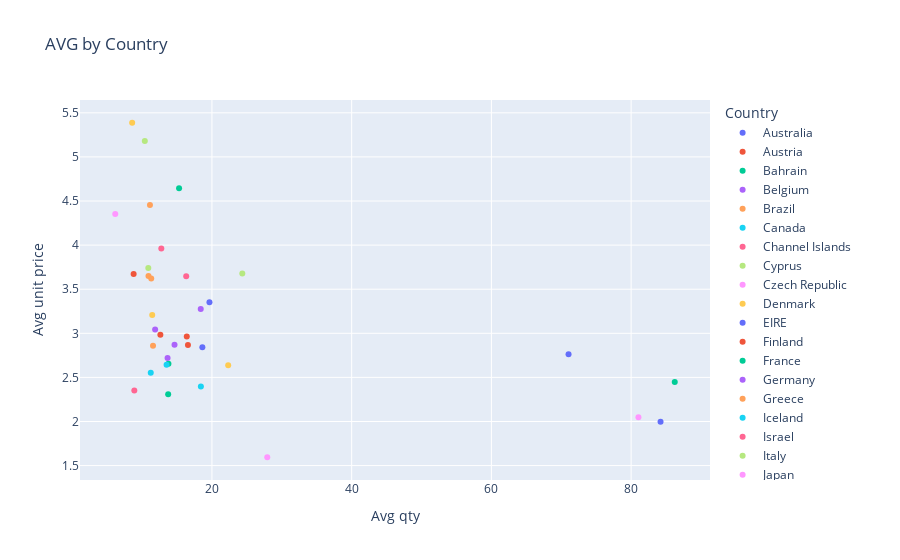

The notebook cell this image was saved under:
### Code cell
data3 = df.groupby('Country')[data_num].mean()
data3 = data3[['Quantity', 'UnitPrice']]

data3.reset_index(inplace = True)

fig = px.scatter(data_frame = data3, x = 'Quantity', y = 'UnitPrice', color = 'Country',
                 title = 'AVG by Country', labels = {'Quantity' : 'Avg qty', 'UnitPrice' : 'Avg unit price'})

fig.show();

### Figure 1 — Plotly figure (JSON) as saved in the notebook; plotly's stock layout.template omitted (floating-point values rounded to 4 significant figures)
{"data": [{"hovertemplate": "Country=Australia<br>Avg qty=%{x}<br>Avg unit price=%{y}<extra></extra>", "legendgroup": "Australia", "marker": {"color": "#636efa", "symbol": "circle"}, "mode": "markers", "name": "Australia", "orientation": "v", "showlegend": true, "type": "scatter", "x": [71.04], "xaxis": "x", "y": [2.762], "yaxis": "y"}, {"hovertemplate": "Country=Austria<br>Avg qty=%{x}<br>Avg unit price=%{y}<extra></extra>", "legendgroup": "Austria", "marker": {"color": "#EF553B", "symbol": "circle"}, "mode": "markers", "name": "Austria", "orientation": "v", "showlegend": true, "type": "scatter", "x": [12.61], "xaxis": "x", "y": [2.984], "yaxis": "y"}, {"hovertemplate": "Country=Bahrain<br>Avg qty=%{x}<br>Avg unit price=%{y}<extra></extra>", "legendgroup": "Bahrain", "marker": {"color": "#00cc96", "symbol": "circle"}, "mode": "markers", "name": "Bahrain", "orientation": "v", "showlegend": true, "type": "scatter", "x": [15.29], "xaxis": "x", "y": [4.644], "yaxis": "y"}, {"hovertemplate": "Country=Belgium<br>Avg qty=%{x}<br>Avg unit price=%{y}<extra></extra>", "legendgroup": "Belgium", "marker": {"color": "#ab63fa", "symbol": "circle"}, "mode": "markers", "name": "Belgium", "orientation": "v", "showlegend": true, "type": "scatter", "x": [11.87], "xaxis": "x", "y": [3.043], "yaxis": "y"}, {"hovertemplate": "Country=Brazil<br>Avg qty=%{x}<br>Avg unit price=%{y}<extra></extra>", "legendgroup": "Brazil", "marker": {"color": "#FFA15A", "symbol": "circle"}, "mode": "markers", "name": "Brazil", "orientation": "v", "showlegend": true, "type": "scatter", "x": [11.12], "xaxis": "x", "y": [4.456], "yaxis": "y"}, {"hovertemplate": "Country=Canada<br>Avg qty=%{x}<br>Avg unit price=%{y}<extra></extra>", "legendgroup": "Canada", "marker": {"color": "#19d3f3", "symbol": "circle"}, "mode": "markers", "name": "Canada", "orientation": "v", "showlegend": true, "type": "scatter", "x": [18.41], "xaxis": "x", "y": [2.398], "yaxis": "y"}, {"hovertemplate": "Country=Channel Islands<br>Avg qty=%{x}<br>Avg unit price=%{y}<extra></extra>", "legendgroup": "Channel Islands", "marker": {"color": "#FF6692", "symbol": "circle"}, "mode": "markers", "name": "Channel Islands", "orientation": "v", "showlegend": true, "type": "scatter", "x": [12.75], "xaxis": "x", "y": [3.961], "yaxis": "y"}, {"hovertemplate": "Country=Cyprus<br>Avg qty=%{x}<br>Avg unit price=%{y}<extra></extra>", "legendgroup": "Cyprus", "marker": {"color": "#B6E880", "symbol": "circle"}, "mode": "markers", "name": "Cyprus", "orientation": "v", "showlegend": true, "type": "scatter", "x": [10.39], "xaxis": "x", "y": [5.181], "yaxis": "y"}, {"hovertemplate": "Country=Czech Republic<br>Avg qty=%{x}<br>Avg unit price=%{y}<extra></extra>", "legendgroup": "Czech Republic", "marker": {"color": "#FF97FF", "symbol": "circle"}, "mode": "markers", "name": "Czech Republic", "orientation": "v", "showlegend": true, "type": "scatter", "x": [27.92], "xaxis": "x", "y": [1.595], "yaxis": "y"}, {"hovertemplate": "Country=Denmark<br>Avg qty=%{x}<br>Avg unit price=%{y}<extra></extra>", "legendgroup": "Denmark", "marker": {"color": "#FECB52", "symbol": "circle"}, "mode": "markers", "name": "Denmark", "orientation": "v", "showlegend": true, "type": "scatter", "x": [22.32], "xaxis": "x", "y": [2.636], "yaxis": "y"}, {"hovertemplate": "Country=EIRE<br>Avg qty=%{x}<br>Avg unit price=%{y}<extra></extra>", "legendgroup": "EIRE", "marker": {"color": "#636efa", "symbol": "circle"}, "mode": "markers", "name": "EIRE", "orientation": "v", "showlegend": true, "type": "scatter", "x": [19.64], "xaxis": "x", "y": [3.353], "yaxis": "y"}, {"hovertemplate": "Country=Finland<br>Avg qty=%{x}<br>Avg unit price=%{y}<extra></extra>", "legendgroup": "Finland", "marker": {"color": "#EF553B", "symbol": "circle"}, "mode": "markers", "name": "Finland", "orientation": "v", "showlegend": true, "type": "scatter", "x": [16.4], "xaxis": "x", "y": [2.963], "yaxis": "y"}, {"hovertemplate": "Country=France<br>Avg qty=%{x}<br>Avg unit price=%{y}<extra></extra>", "legendgroup": "France", "marker": {"color": "#00cc96", "symbol": "circle"}, "mode": "markers", "name": "France", "orientation": "v", "showlegend": true, "type": "scatter", "x": [13.77], "xaxis": "x", "y": [2.654], "yaxis": "y"}, {"hovertemplate": "Country=Germany<br>Avg qty=%{x}<br>Avg unit price=%{y}<extra></extra>", "legendgroup": "Germany", "marker": {"color": "#ab63fa", "symbol": "circle"}, "mode": "markers", "name": "Germany", "orientation": "v", "showlegend": true, "type": "scatter", "x": [13.65], "xaxis": "x", "y": [2.721], "yaxis": "y"}, {"hovertemplate": "Country=Greece<br>Avg qty=%{x}<br>Avg unit price=%{y}<extra></extra>", "legendgroup": "Greece", "marker": {"color": "#FFA15A", "symbol": "circle"}, "mode": "markers", "name": "Greece", "orientation": "v", "showlegend": true, "type": "scatter", "x": [10.92], "xaxis": "x", "y": [3.65], "yaxis": "y"}, {"hovertemplate": "Country=Iceland<br>Avg qty=%{x}<br>Avg unit price=%{y}<extra></extra>", "legendgroup": "Iceland", "marker": {"color": "#19d3f3", "symbol": "circle"}, "mode": "markers", "name": "Iceland", "orientation": "v", "showlegend": true, "type": "scatter", "x": [13.51], "xaxis": "x", "y": [2.644], "yaxis": "y"}, {"hovertemplate": "Country=Israel<br>Avg qty=%{x}<br>Avg unit price=%{y}<extra></extra>", "legendgroup": "Israel", "marker": {"color": "#FF6692", "symbol": "circle"}, "mode": "markers", "name": "Israel", "orientation": "v", "showlegend": true, "type": "scatter", "x": [16.31], "xaxis": "x", "y": [3.647], "yaxis": "y"}, {"hovertemplate": "Country=Italy<br>Avg qty=%{x}<br>Avg unit price=%{y}<extra></extra>", "legendgroup": "Italy", "marker": {"color": "#B6E880", "symbol": "circle"}, "mode": "markers", "name": "Italy", "orientation": "v", "showlegend": true, "type": "scatter", "x": [10.89], "xaxis": "x", "y": [3.74], "yaxis": "y"}, {"hovertemplate": "Country=Japan<br>Avg qty=%{x}<br>Avg unit price=%{y}<extra></extra>", "legendgroup": "Japan", "marker": {"color": "#FF97FF", "symbol": "circle"}, "mode": "markers", "name": "Japan", "orientation": "v", "showlegend": true, "type": "scatter", "x": [81.05], "xaxis": "x", "y": [2.047], "yaxis": "y"}, {"hovertemplate": "Country=Lebanon<br>Avg qty=%{x}<br>Avg unit price=%{y}<extra></extra>", "legendgroup": "Lebanon", "marker": {"color": "#FECB52", "symbol": "circle"}, "mode": "markers", "name": "Lebanon", "orientation": "v", "showlegend": true, "type": "scatter", "x": [8.578], "xaxis": "x", "y": [5.388], "yaxis": "y"}, {"hovertemplate": "Country=Lithuania<br>Avg qty=%{x}<br>Avg unit price=%{y}<extra></extra>", "legendgroup": "Lithuania", "marker": {"color": "#636efa", "symbol": "circle"}, "mode": "markers", "name": "Lithuania", "orientation": "v", "showlegend": true, "type": "scatter", "x": [18.63], "xaxis": "x", "y": [2.841], "yaxis": "y"}, {"hovertemplate": "Country=Malta<br>Avg qty=%{x}<br>Avg unit price=%{y}<extra></extra>", "legendgroup": "Malta", "marker": {"color": "#EF553B", "symbol": "circle"}, "mode": "markers", "name": "Malta", "orientation": "v", "showlegend": true, "type": "scatter", "x": [8.789], "xaxis": "x", "y": [3.671], "yaxis": "y"}, {"hovertemplate": "Country=Netherlands<br>Avg qty=%{x}<br>Avg unit price=%{y}<extra></extra>", "legendgroup": "Netherlands", "marker": {"color": "#00cc96", "symbol": "circle"}, "mode": "markers", "name": "Netherlands", "orientation": "v", "showlegend": true, "type": "scatter", "x": [86.24], "xaxis": "x", "y": [2.449], "yaxis": "y"}, {"hovertemplate": "Country=Norway<br>Avg qty=%{x}<br>Avg unit price=%{y}<extra></extra>", "legendgroup": "Norway", "marker": {"color": "#ab63fa", "symbol": "circle"}, "mode": "markers", "name": "Norway", "orientation": "v", "showlegend": true, "type": "scatter", "x": [18.39], "xaxis": "x", "y": [3.274], "yaxis": "y"}, {"hovertemplate": "Country=Poland<br>Avg qty=%{x}<br>Avg unit price=%{y}<extra></extra>", "legendgroup": "Poland", "marker": {"color": "#FFA15A", "symbol": "circle"}, "mode": "markers", "name": "Poland", "orientation": "v", "showlegend": true, "type": "scatter", "x": [11.31], "xaxis": "x", "y": [3.622], "yaxis": "y"}, {"hovertemplate": "Country=Portugal<br>Avg qty=%{x}<br>Avg unit price=%{y}<extra></extra>", "legendgroup": "Portugal", "marker": {"color": "#19d3f3", "symbol": "circle"}, "mode": "markers", "name": "Portugal", "orientation": "v", "showlegend": true, "type": "scatter", "x": [11.24], "xaxis": "x", "y": [2.553], "yaxis": "y"}, {"hovertemplate": "Country=Saudi Arabia<br>Avg qty=%{x}<br>Avg unit price=%{y}<extra></extra>", "legendgroup": "Saudi Arabia", "marker": {"color": "#FF6692", "symbol": "circle"}, "mode": "markers", "name": "Saudi Arabia", "orientation": "v", "showlegend": true, "type": "scatter", "x": [8.889], "xaxis": "x", "y": [2.351], "yaxis": "y"}, {"hovertemplate": "Country=Singapore<br>Avg qty=%{x}<br>Avg unit price=%{y}<extra></extra>", "legendgroup": "Singapore", "marker": {"color": "#B6E880", "symbol": "circle"}, "mode": "markers", "name": "Singapore", "orientation": "v", "showlegend": true, "type": "scatter", "x": [24.34], "xaxis": "x", "y": [3.679], "yaxis": "y"}, {"hovertemplate": "Country=South Africa<br>Avg qty=%{x}<br>Avg unit price=%{y}<extra></extra>", "legendgroup": "South Africa", "marker": {"color": "#FF97FF", "symbol": "circle"}, "mode": "markers", "name": "South Africa", "orientation": "v", "showlegend": true, "type": "scatter", "x": [6.158], "xaxis": "x", "y": [4.353], "yaxis": "y"}, {"hovertemplate": "Country=Spain<br>Avg qty=%{x}<br>Avg unit price=%{y}<extra></extra>", "legendgroup": "Spain", "marker": {"color": "#FECB52", "symbol": "circle"}, "mode": "markers", "name": "Spain", "orientation": "v", "showlegend": true, "type": "scatter", "x": [11.45], "xaxis": "x", "y": [3.207], "yaxis": "y"}, {"hovertemplate": "Country=Sweden<br>Avg qty=%{x}<br>Avg unit price=%{y}<extra></extra>", "legendgroup": "Sweden", "marker": {"color": "#636efa", "symbol": "circle"}, "mode": "markers", "name": "Sweden", "orientation": "v", "showlegend": true, "type": "scatter", "x": [84.21], "xaxis": "x", "y": [1.997], "yaxis": "y"}, {"hovertemplate": "Country=Switzerland<br>Avg qty=%{x}<br>Avg unit price=%{y}<extra></extra>", "legendgroup": "Switzerland", "marker": {"color": "#EF553B", "symbol": "circle"}, "mode": "markers", "name": "Switzerland", "orientation": "v", "showlegend": true, "type": "scatter", "x": [16.56], "xaxis": "x", "y": [2.866], "yaxis": "y"}, {"hovertemplate": "Country=USA<br>Avg qty=%{x}<br>Avg unit price=%{y}<extra></extra>", "legendgroup": "USA", "marker": {"color": "#00cc96", "symbol": "circle"}, "mode": "markers", "name": "USA", "orientation": "v", "showlegend": true, "type": "scatter", "x": [13.73], "xaxis": "x", "y": [2.309], "yaxis": "y"}, {"hovertemplate": "Country=United Arab Emirates<br>Avg qty=%{x}<br>Avg unit price=%{y}<extra></extra>", "legendgroup": "United Arab Emirates", "marker": {"color": "#ab63fa", "symbol": "circle"}, "mode": "markers", "name": "United Arab Emirates", "orientation": "v", "showlegend": true, "type": "scatter", "x": [14.64], "xaxis": "x", "y": [2.871], "yaxis": "y"}, {"hovertemplate": "Country=United Kingdom<br>Avg qty=%{x}<br>Avg unit price=%{y}<extra></extra>", "legendgroup": "United Kingdom", "marker": {"color": "#FFA15A", "symbol": "circle"}, "mode": "markers", "name": "United Kingdom", "orientation": "v", "showlegend": true, "type": "scatter", "x": [11.57], "xaxis": "x", "y": [2.858], "yaxis": "y"}], "layout": {"legend": {"title": {"text": "Country"}, "tracegroupgap": 0}, "title": {"text": "AVG by Country"}, "xaxis": {"anchor": "y", "domain": [0, 1], "title": {"text": "Avg qty"}}, "yaxis": {"anchor": "x", "domain": [0, 1], "title": {"text": "Avg unit price"}}}}
